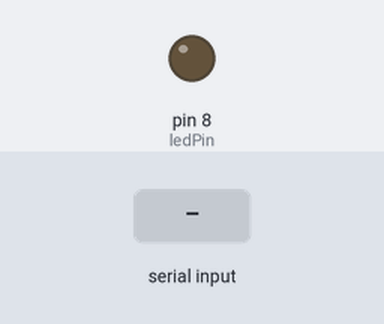
A sketch run on a simulated Arduino Uno, built with avr-gcc and run on an emulated ATmega328P. Parts: output pins drawn as LEDs (lit = HIGH). The test bench sets the inputs (shaded band).

Above: at 1.2 s.
1.3 s: "90,45\n" received over Serial
At 2.6 s:
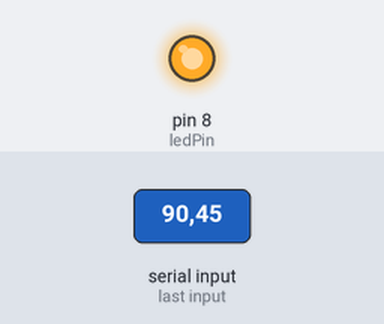
Timing chart, 0 to 10.3 s (numbered marks = the images above; inputs shaded):
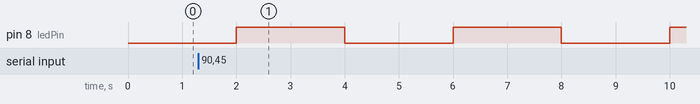

Measured:
- after the input at 1.3 s, pin 8 (ledPin): alternates HIGH for 2.0 s and LOW for 2.0 s, starting after 0.70 s

The sketch:

Raspi_Ardino_Communication.ino
```cpp
const int ledPin = 8;

void setup(){
  pinMode(ledPin, OUTPUT);
  Serial.begin(9600);
}

void loop(){
  if (Serial.available())  {
     light(Serial.read() - '0');
      Serial.println("Done");
  }
  delay(2000);
}

void light(int n){
  for (int i = 0; i < n; i++)  {
    digitalWrite(ledPin, HIGH);
    delay(2000);
    digitalWrite(ledPin, LOW);
    delay(2000);
  }
}
```
